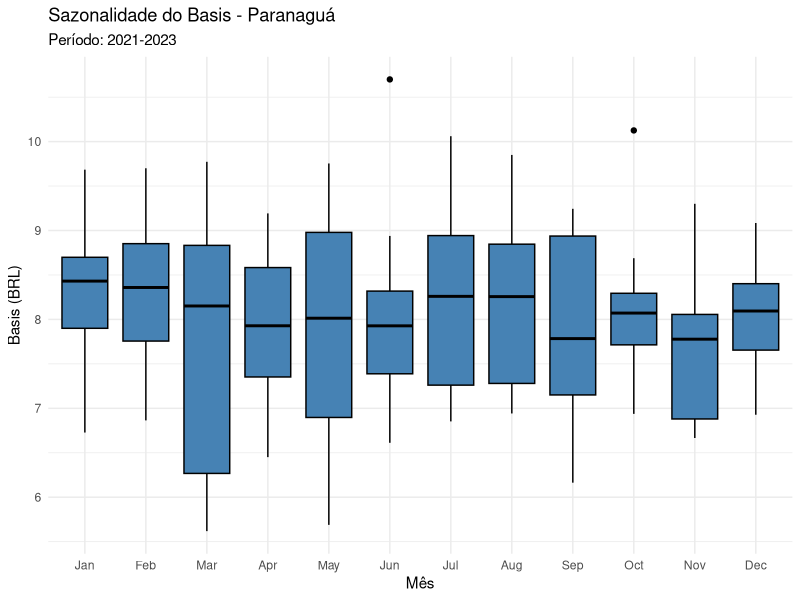

The R script that drew this image:
## ---- chunk 1
knitr::opts_chunk$set(echo = TRUE)
library(ggplot2)
library(dplyr)
library(lubridate)
## ---- chunk 2
set.seed(456)

datas <- seq(as.Date("2021-01-01"), as.Date("2023-12-31"), by = "week")

# Preço Futuro CBOT
futuro_cbot <- 150 + cumsum(rnorm(length(datas), 0, 1))

# Spot Paranaguá
spot_paranagua <- futuro_cbot + 8 + rnorm(length(datas), 0, 1)

# Calcular Basis
basis_paranagua <- spot_paranagua - futuro_cbot

dados <- data.frame(
  Data = datas,
  Basis_Paranagua = basis_paranagua,
  Mes = month(datas, label = TRUE, abbr = TRUE)
)

head(dados)
## ---- chunk 3
ggplot(dados, aes(x = Mes, y = Basis_Paranagua)) +
  geom_boxplot(fill = "steelblue", color = "black") +
  labs(
    title = "Sazonalidade do Basis - Paranaguá",
    subtitle = "Período: 2021-2023",
    y = "Basis (BRL)",
    x = "Mês"
  ) +
  theme_minimal()
